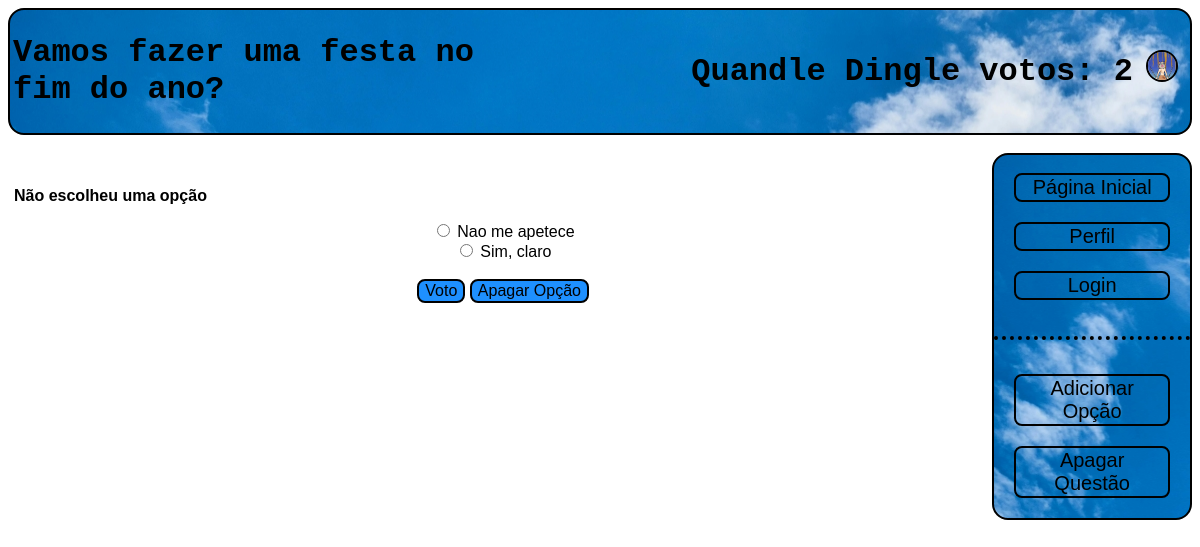
The page /votacao/1/trataropcao (signed in) on the database its author committed.
### votacao/models.py (models this page shows, shortened)
class Questao(models.Model):
    objects = None
    questao_texto = models.CharField(max_length=200)
    pub_data = models.DateTimeField('data de publicacao')

class Aluno(models.Model):
    user = models.OneToOneField(User, on_delete=models.CASCADE)
    curso = models.CharField(max_length=100)
    votosmax = models.IntegerField()
    votos = models.IntegerField(default=0)
    profile_picture = models.CharField(max_length=100)

class Opcao(models.Model):
    questao = models.ForeignKey(Questao, on_delete=models.CASCADE)
    opcao_texto = models.CharField(max_length=200)
    votos = models.IntegerField(default=0)

### votacao/views.py (the view, shortened to what this page needs)
# urls.py: path('<int:questao_id>/trataropcao', views.trataropcao, name='trataropcao'),
@login_required(login_url='/votacao/loginPage')
def trataropcao(request, questao_id):
    questao = get_object_or_404(Questao, pk=questao_id)
    try:
        opcao_seleccionada = questao.opcao_set.get(pk=request.POST['opcao'])
    except (KeyError, Opcao.DoesNotExist):
        return render(request, 'votacao/detalhe.html', {'questao': questao, 'error_message': "Não escolheu uma opção"})

### votacao/templates/votacao/detalhe.html (shortened to what this page needs)
<!DOCTYPE html>
<html>
    {% extends "votacao/index.html" %}
    {% block header_title %}{{ questao.questao_texto }}{% endblock %}
    {% block nav %}
        <br>
        <p class="dotdiv"> </p>
        <br>
        <a href="{% url 'votacao:criaropcao' questao.id %}"><button class="button1">Adicionar Opção</button></a>
        <br>
        <a href="{% url 'votacao:deletequestao' questao.id %}"><button class="button1">Apagar Questão</button></a>
    {% endblock %}
    {% block body %} <article> <body>
        <br>
        {% if error_message %}
            <p><strong>{{ error_message }}</strong></p>
        {% endif %}
        <form method="post"  action="{% url 'votacao:trataropcao' questao.id %}">
            {% for opcao in questao.opcao_set.all %}
            <input type="radio" name="opcao" id="opcao{{ forloop.counter }}" value="{{ opcao.id }}" />
            <label for="opcao{{ forloop.counter }}"> {{ opcao.opcao_texto }} </label>
            <br>
            {% endfor %}
            <br>
            <input class="button2" type="submit" name="value" value="Voto" />
            {% if request.user.is_superuser %}
                <input class="button2" type="submit" name="value" value="Apagar Opção" />
            {% endif %}
            <br>
        </form>
    </body> </article> {% endblock %}

### votacao/templates/votacao/index.html (shortened to what this page needs)
<!DOCTYPE html>
<html>
{% load static %}
<head>
    <link rel="stylesheet" type="text/css" href="{% static 'style.css' %}" />
</head>
<header>
    <h1> <table style="width: 100%">
        <th style="text-align: left; width: 40%">{% block header_title %} Últimas Questões{% endblock %}</th>
        <th style="text-align: right; width: 46%"> {% block header_name %}
            {% if request.user.is_authenticated %}
            {{ request.user}} votos: {{ request.user.aluno.votos }}
            {% else %}
            User
            {% endif %}
        {% endblock %} </th>
         <th style="text-align: center; width: 4%"> {% block profile_pic %}
            {% if request.user.is_authenticated %}
                {% if request.user.aluno.profile_picture %}
                <img style="border: 2px solid black; border-radius: 26px" width="28" height="28" src='{% static request.user.aluno.profile_picture %}'>
                {% else %}
                <img style="border: 2px solid black; border-radius: 26px" width="28" height="28" src='{% static "defaultpp.jpg" %}'>
                {% endif %}
            {% else %}
            <img style="border: 2px solid black; border-radius: 26px" width="28" height="28" src='{% static "defaultpp.jpg" %}'>
            {% endif %}
         {% endblock %} </th>
    </table> </h1>
</header>
<br>
<section>
    {% block body %}{% endblock %}
    <nav>
        <br>
        <a href="{% url 'votacao:index' %}"><button class="button1">Página Inicial</button></a>
        <br>
        <a href="{% url 'votacao:userPage' %}"><button class="button1">Perfil</button></a>
        <br>
        <a href="{% url 'votacao:loginPage' %}"><button class="button1">Login</button></a>
        {% block nav %} {% endblock %}
        <br>
    </nav>
</section>
</html>

### votacao/static/style.css (style rules this page uses)
header { background-image: url("sky.jpg"); border: 2px solid; border-radius: 16px; }
nav { -webkit-flex: 1; -ms-flex: 1; flex: 1; text-align: center; background-image: url("sky.jpg"); border: 2px solid; border-radius: 16px; }
section { display: -webkit-flex; display: flex; }
h1 { font-family: 'Courier New', sans-serif; }
article { -webkit-flex: 5; -ms-flex: 5; flex: 5; margin-left: 6px; }
body { font-size: 16px; font-family: 'HelveticaNeueLT Std', sans-serif; }
a:link, a:visited { width: 100%; color: dodgerblue; text-decoration: none; display: inline-block; }
.button1 { background-color: rgba(0,0,0,0); border-radius: 8px; border: 2px solid black; font-size: 20px; color: black; width: 80%; text-align: center; text-decoration: none; display: inline-block; transition-duration: 0.4s; cursor: inherit; margin-bottom: 20px; }
.button2 { background-color: dodgerblue; border-radius: 8px; border: 2px solid black; font-size: 16px; color: black; text-align: center; text-decoration: none; display: inline-block; transition-duration: 0.4s; cursor: inherit; }
.dotdiv { text-align: center; border-bottom: 4px black dotted; }
form { text-align: center; }
table { width: 100%; }

### rows shown on the page
Questao: questao_texto "Vamos fazer uma festa no fim do ano?"
Opcao: opcao_texto "Nao me apetece"
Opcao: opcao_texto "Sim, claro"

### other values the page prints
{{ request.user }} "Quandle Dingle"
{{ request.user.aluno.votos }} "2"
{{ error_message }} "Não escolheu uma opção"
